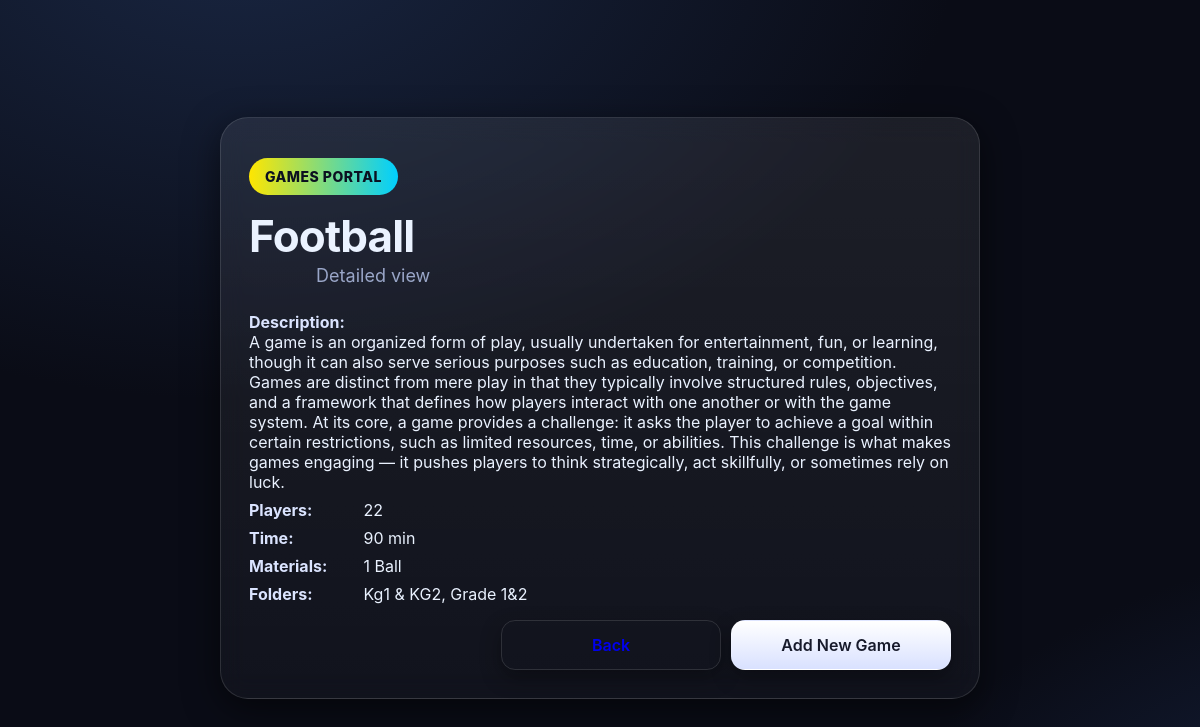
The page /admin_panel/games/1/ (signed in) on the database its author committed.
### Games/models.py (models this page shows, shortened)
class Game(models.Model):
    name = models.CharField(max_length=200)
    description = models.TextField()
    materials = models.TextField(blank=True, null=True)
    number_of_players = models.CharField(max_length=50)  # e.g. "5-10 players"
    time = models.CharField(max_length=50)  # e.g. "30 minutes"
    video_link = models.URLField(blank=True, null=True)
    folders = models.ManyToManyField(Folder, related_name="games")

class Folder(models.Model):
    name = models.CharField(max_length=100, unique=True)

### Games/views.py (the view)
# urls.py: path('admin_panel/games/<int:game_id>/', views.admin_game_detail, name='admin_game_detail'),
@user_passes_test(lambda u: u.is_authenticated and u.is_superuser, login_url='login')
def admin_game_detail(request, game_id: int):
    game = get_object_or_404(Game, pk=game_id)
    folders = list(game.folders.all())
    return render(request, 'admin_game_detail.html', {
        'game': game,
        'folders': folders,
    })

### templates/admin_game_detail.html (shortened to what this page needs)
{% load static %}
<!doctype html>
<html lang="en">
<head>
  <link rel="stylesheet" href="{% static 'css/styles.css' %}">
  <link rel="stylesheet" href="{% static 'css/home.css' %}">
  <link rel="stylesheet" href="{% static 'css/admin.css' %}">
</head>
<body>
  <div class="hero">
    <div class="card" style="max-width: 760px; width: min(92vw, 760px); text-align:left;">
      <span class="logo">Games Portal</span>
      <h1 class="title">{{ game.name }}</h1>
      <p class="subtitle">Detailed view</p>
      <div class="modal-row"><strong>Description:</strong> <div>{{ game.description|default:'—' }}</div></div>
      <div class="modal-row"><strong>Players:</strong> <span>{{ game.number_of_players|default:'—' }}</span></div>
      <div class="modal-row"><strong>Time:</strong> <span>{{ game.time|default:'—' }}</span></div>
      <div class="modal-row"><strong>Materials:</strong> <span>{{ game.materials|default:'—' }}</span></div>
      <div class="modal-row"><strong>Folders:</strong>
        <span>
          {% if folders %}
            {% for f in folders %}{{ f.name }}{% if not forloop.last %}, {% endif %}{% endfor %}
          {% else %}—{% endif %}
        </span>
      </div>
      <div class="modal-actions" style="margin-top: 16px;">
        <a href="{% url 'admin_panel' %}" class="btn">Back</a>
        <a href="{% url 'admin_game_create' %}" class="btn btn-primary">Add New Game</a>
      </div>
    </div>
  </div>
</body>
</html>

### static/css/styles.css (style rules this page uses)
:root { --bg: #0a0c16; --card: rgba(255,255,255,0.06); --card-border: rgba(255,255,255,0.12); --text: #eaf2ff; --muted: #9aa6c8; --accent: #ffe600; --accent-2: #00cfff; --accent-3: #ff0077; --shadow: 0 10px 35px rgba(0,0,0,0.55); }
* { box-sizing:border-box }
html,body { height:100% }
body { margin:0; font-family: 'Inter', system-ui, -apple-system, Segoe UI, Roboto, Arial, sans-serif; color:var(--text); background: radial-gradient(1200px 800px at 20% -10%, #192642 0%, rgba(25,38,66,0) 60%), radial-gradient(1000px 700px at 120% 120%, #1a294d 0%, rgba(26,41,77,0) 60%), var(--bg); }
.hero { position:relative; min-height:100%; display:grid; place-items:center; overflow:hidden; padding:48px 20px 32px; }
.card { position:relative; width:min(720px, 92vw); padding:40px 28px 28px; background: linear-gradient(180deg, rgba(255,255,255,.08), rgba(255,255,255,.03)); border:1px solid var(--card-border); border-radius:28px; box-shadow: var(--shadow); backdrop-filter: blur(12px); text-align:center; }
.logo { display:inline-block; font-weight:800; letter-spacing:.5px; padding:10px 16px; border-radius:999px; background: linear-gradient(90deg, var(--accent), var(--accent-2)); color:#0b1020; text-transform:uppercase; font-size:14px; }
.title { margin:18px 0 6px; font-size: clamp(28px, 6vw, 44px); line-height:1.05; letter-spacing:-0.02em; }
.subtitle { margin: 0 auto 26px; max-width: 50ch; font-size: clamp(14px, 2.7vw, 18px); color: var(--muted); }
.btn { display:inline-flex; align-items:center; justify-content:center; gap:10px; min-width: 220px; padding:14px 18px; border-radius:14px; text-decoration:none; font-weight:600; transition: transform .18s ease, box-shadow .18s ease, background .18s ease; outline-offset: 3px; border: 1px solid rgba(255,255,255,.12); box-shadow: 0 8px 20px rgba(0,0,0,.35); }
.btn-primary { background: linear-gradient(180deg, #ffffff, #d9e1ff); color:#171a2b; }

### static/css/admin.css (style rules this page uses)
.modal-row { margin:8px 0; }
.modal-row strong { color: #dbe4ff; display:inline-block; min-width:110px; }
.modal-actions { display:flex; gap:10px; justify-content:flex-end; margin-top:12px; }

### rows shown on the page
Game: name "Football", description "A game is an organized form of play, usually undertaken for entertainment, fun, or learning, though it can also serve serious purposes such as education, training, or competition. Games are distinct from mere play in that they typically involve structured rules, objectives, and a framework that defines how players interact with one another or with the game system. At its core, a game provides a challenge: it asks the player to achieve a goal within certain restrictions, such as limited resources, time, or abilities. This challenge is what makes games engaging — it pushes players to think strategically, act skillfully, or sometimes rely on luck.", number_of_players "22", time "90 min", materials "1 Ball"
Folder: name "Kg1 & KG2"
Folder: name "Grade 1&2"
